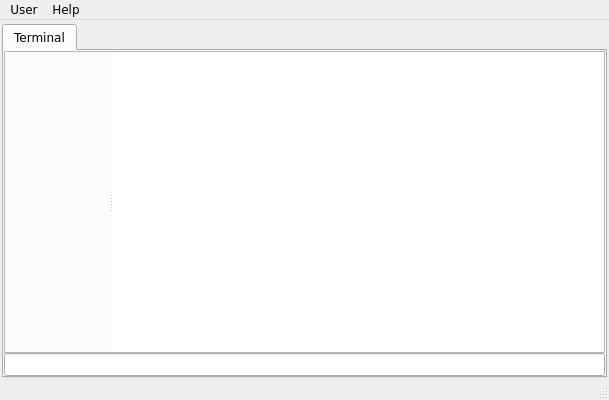
<?xml version="1.0" encoding="UTF-8"?>
<ui version="4.0">
 <class>MainWindow</class>
 <widget class="QMainWindow" name="MainWindow">
  <property name="geometry">
   <rect>
    <x>0</x>
    <y>0</y>
    <width>609</width>
    <height>400</height>
   </rect>
  </property>
  <property name="sizePolicy">
   <sizepolicy hsizetype="Maximum" vsizetype="Maximum">
    <horstretch>0</horstretch>
    <verstretch>0</verstretch>
   </sizepolicy>
  </property>
  <property name="font">
   <font>
    <family>DejaVu Sans</family>
    <pointsize>9</pointsize>
   </font>
  </property>
  <property name="windowTitle">
   <string>Decentralised</string>
  </property>
  <property name="windowIcon">
   <iconset>
    <normaloff>dcgui.ico</normaloff>dcgui.ico</iconset>
  </property>
  <widget class="QWidget" name="centralWidget">
   <property name="sizePolicy">
    <sizepolicy hsizetype="Maximum" vsizetype="Maximum">
     <horstretch>100</horstretch>
     <verstretch>0</verstretch>
    </sizepolicy>
   </property>
   <property name="autoFillBackground">
    <bool>false</bool>
   </property>
   <layout class="QGridLayout" name="gridLayout">
    <property name="leftMargin">
     <number>2</number>
    </property>
    <property name="topMargin">
     <number>4</number>
    </property>
    <property name="rightMargin">
     <number>2</number>
    </property>
    <property name="bottomMargin">
     <number>0</number>
    </property>
    <property name="spacing">
     <number>0</number>
    </property>
    <item row="0" column="0">
     <widget class="QTabWidget" name="tabWidget">
      <widget class="QWidget" name="tabTerminal">
       <attribute name="title">
        <string>Terminal</string>
       </attribute>
       <layout class="QGridLayout" name="gridLayout_3">
        <property name="leftMargin">
         <number>0</number>
        </property>
        <property name="topMargin">
         <number>0</number>
        </property>
        <property name="rightMargin">
         <number>0</number>
        </property>
        <property name="bottomMargin">
         <number>0</number>
        </property>
        <property name="spacing">
         <number>0</number>
        </property>
        <item row="0" column="0">
         <layout class="QVBoxLayout" name="verticalLayout">
          <property name="spacing">
           <number>0</number>
          </property>
          <item>
           <widget class="QFrame" name="frame">
            <property name="styleSheet">
             <string notr="true"/>
            </property>
            <property name="frameShape">
             <enum>QFrame::StyledPanel</enum>
            </property>
            <property name="frameShadow">
             <enum>QFrame::Raised</enum>
            </property>
            <layout class="QGridLayout" name="gridLayout_2" rowstretch="0" columnstretch="0">
             <property name="sizeConstraint">
              <enum>QLayout::SetMaximumSize</enum>
             </property>
             <property name="leftMargin">
              <number>0</number>
             </property>
             <property name="topMargin">
              <number>0</number>
             </property>
             <property name="rightMargin">
              <number>0</number>
             </property>
             <property name="bottomMargin">
              <number>0</number>
             </property>
             <item row="0" column="0">
              <widget class="QSplitter" name="splitterMain">
               <property name="orientation">
                <enum>Qt::Horizontal</enum>
               </property>
               <widget class="QLabel" name="txtTerminal">
                <property name="sizePolicy">
                 <sizepolicy hsizetype="Expanding" vsizetype="Preferred">
                  <horstretch>9</horstretch>
                  <verstretch>0</verstretch>
                 </sizepolicy>
                </property>
                <property name="font">
                 <font>
                  <family>DejaVu Sans</family>
                  <pointsize>9</pointsize>
                 </font>
                </property>
                <property name="styleSheet">
                 <string notr="true">background-color:white;
p
{
	margin:0 !important;
	padding:0 !important;
}</string>
                </property>
                <property name="lineWidth">
                 <number>0</number>
                </property>
                <property name="text">
                 <string/>
                </property>
                <property name="textFormat">
                 <enum>Qt::RichText</enum>
                </property>
                <property name="alignment">
                 <set>Qt::AlignBottom|Qt::AlignLeading|Qt::AlignLeft</set>
                </property>
                <property name="margin">
                 <number>5</number>
                </property>
                <property name="openExternalLinks">
                 <bool>true</bool>
                </property>
               </widget>
               <widget class="QListWidget" name="listWidget">
                <property name="sizePolicy">
                 <sizepolicy hsizetype="Expanding" vsizetype="Preferred">
                  <horstretch>1</horstretch>
                  <verstretch>0</verstretch>
                 </sizepolicy>
                </property>
                <property name="focusPolicy">
                 <enum>Qt::NoFocus</enum>
                </property>
                <property name="styleSheet">
                 <string notr="true">background-color:white;</string>
                </property>
                <property name="frameShape">
                 <enum>QFrame::NoFrame</enum>
                </property>
                <property name="frameShadow">
                 <enum>QFrame::Plain</enum>
                </property>
                <property name="lineWidth">
                 <number>0</number>
                </property>
               </widget>
              </widget>
             </item>
            </layout>
           </widget>
          </item>
          <item>
           <widget class="QLineEdit" name="txtInput"/>
          </item>
         </layout>
        </item>
       </layout>
      </widget>
     </widget>
    </item>
   </layout>
  </widget>
  <widget class="QMenuBar" name="menuBar">
   <property name="geometry">
    <rect>
     <x>0</x>
     <y>0</y>
     <width>609</width>
     <height>22</height>
    </rect>
   </property>
   <widget class="QMenu" name="menuFile">
    <property name="title">
     <string>User</string>
    </property>
    <addaction name="actionLogin"/>
    <addaction name="actionPreferences"/>
    <addaction name="separator"/>
    <addaction name="actionExit"/>
   </widget>
   <widget class="QMenu" name="menuHelp">
    <property name="title">
     <string>Help</string>
    </property>
    <addaction name="actionAbout_Decentralised"/>
    <addaction name="separator"/>
    <addaction name="actionCheck_for_updates"/>
    <addaction name="actionDecentralised_Website"/>
   </widget>
   <addaction name="menuFile"/>
   <addaction name="menuHelp"/>
  </widget>
  <widget class="QStatusBar" name="statusBar"/>
  <action name="actionExit">
   <property name="text">
    <string>Exit</string>
   </property>
   <property name="iconVisibleInMenu">
    <bool>false</bool>
   </property>
  </action>
  <action name="actionLogin">
   <property name="text">
    <string>Login</string>
   </property>
  </action>
  <action name="actionCreate_User">
   <property name="text">
    <string>Create User</string>
   </property>
  </action>
  <action name="actionContacts">
   <property name="text">
    <string>Contacts</string>
   </property>
  </action>
  <action name="actionPreferences">
   <property name="text">
    <string>Preferences</string>
   </property>
  </action>
  <action name="actionCheck_for_updates">
   <property name="text">
    <string>Check for Updates</string>
   </property>
  </action>
  <action name="actionDecentralised_Website">
   <property name="text">
    <string>Decentralised Website</string>
   </property>
  </action>
  <action name="actionAbout_Decentralised">
   <property name="text">
    <string>About Decentralised</string>
   </property>
  </action>
 </widget>
 <layoutdefault spacing="6" margin="11"/>
 <resources/>
 <connections/>
</ui>
